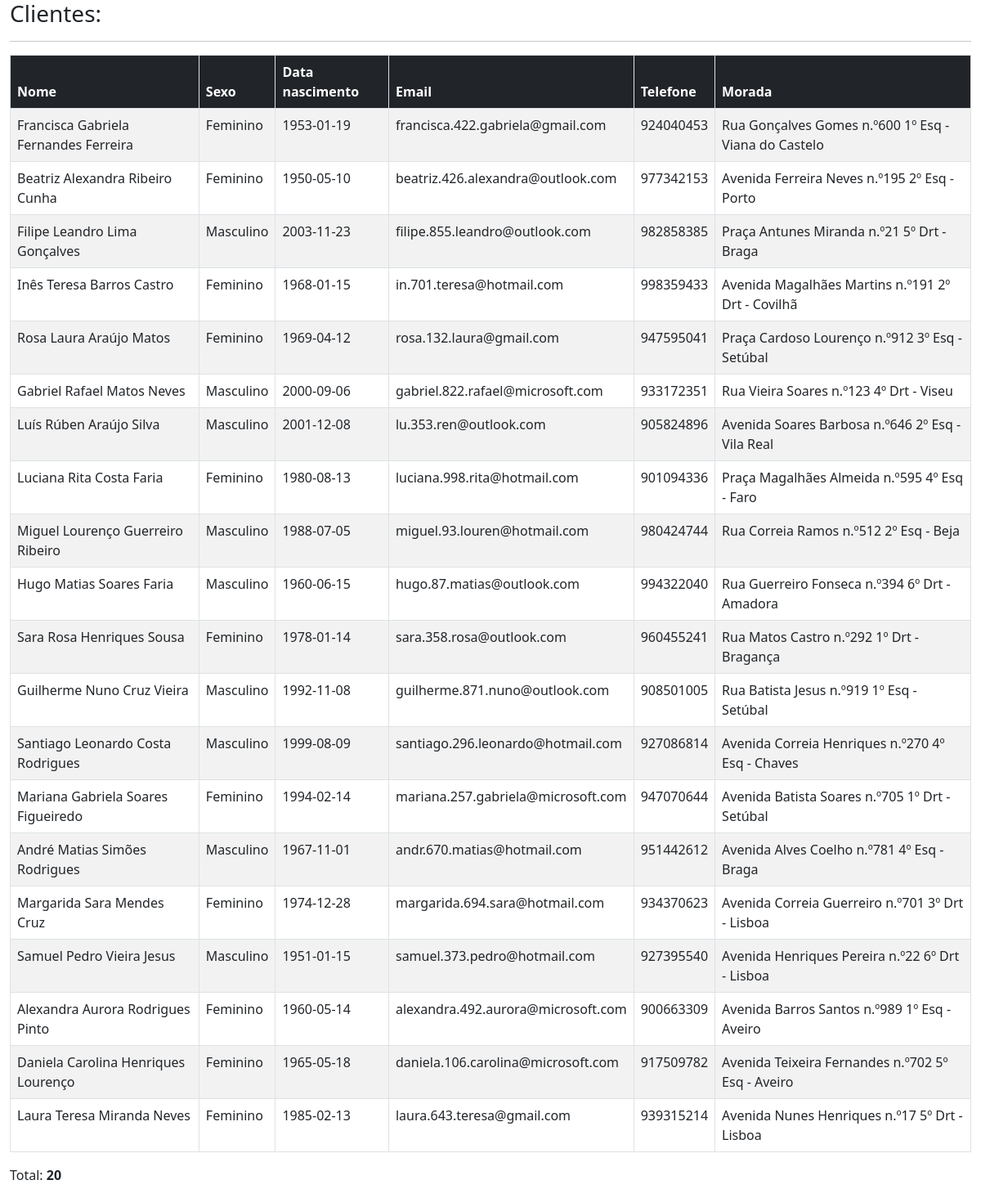
Screenshot of /aula_008/index_1.php with the database file from the repository.
### tables this page shows
CREATE TABLE IF NOT EXISTS `clientes` (
  `id` int(10) unsigned NOT NULL AUTO_INCREMENT,
  `nome` varchar(100) DEFAULT NULL,
  `sexo` varchar(1) DEFAULT NULL,
  `data_nascimento` datetime DEFAULT NULL,
  `email` varchar(50) DEFAULT NULL,
  `telefone` varchar(10) DEFAULT NULL,
  `morada` varchar(50) DEFAULT NULL,
  `cidade` varchar(50) DEFAULT NULL,
  `cliente_ativo` tinyint(3) unsigned DEFAULT NULL,
  PRIMARY KEY (`id`)
);

### aula_008/index_1.php (the view, shortened to what this page needs)
<?php
    $database = 'udemy_loja_online';
    $username = 'user_loja_web';
    $password = 'c2hifo8akeka5iriKOT4X2N2NIG3jE';
    $ligacao = new PDO("mysql:host=localhost;dbname=$database;charset=utf8", $username, $password);
    $resultados = $ligacao->query("SELECT * FROM clientes LIMIT 20")->fetchAll(PDO::FETCH_OBJ);
?>
<!DOCTYPE html>
<html lang="en">
<head>
    <link rel="stylesheet" href="bootstrap.min.css">
</head>
<body>
    <div class="container-fluid">
        <div class="row">
            <div class="col">
                <h3>Clientes:</h3>
                <hr>
                <table class="table table-bordered table-striped">
                    <thead class="bg-dark text-white">
                        <tr>
                            <th>Nome</th>
                            <th>Sexo</th>
                            <th>Data nascimento</th>
                            <th>Email</th>
                            <th>Telefone</th>
                            <th>Morada</th>
                        </tr>
                    </thead>
                    <tbody>
                        <?php foreach($resultados as $cliente): ?>
                            <tr>
                                <td><?= $cliente->nome ?></td>
                                <td><?= $cliente->sexo == 'm' ? 'Masculino' : 'Feminino' ?></td>
                                <td><?= substr($cliente->data_nascimento, 0, 10) ?></td>
                                <td><?= $cliente->email ?></td>
                                <td><?= $cliente->telefone ?></td>
                                <td><?= $cliente->morada . ' - ' . $cliente->cidade ?></td>
                            </tr>
                        <?php endforeach; ?>
                    </tbody>
                </table>
                <p class="mt-3">Total: <strong><?= count($resultados) ?></strong></p>
            </div>
        </div>
    </div>
</body>
</html>

### rows the page displays
clientes: nome "Francisca Gabriela Fernandes Ferreira", sexo "Feminino", data_nascimento "1953-01-19", email "francisca.422.gabriela@gmail.com", telefone "924040453", morada "Rua Gonçalves Gomes n.º600 1º Esq", cidade "Viana do Castelo"
clientes: nome "Beatriz Alexandra Ribeiro Cunha", sexo "Feminino", data_nascimento "1950-05-10", email "beatriz.426.alexandra@outlook.com", telefone "977342153", morada "Avenida Ferreira Neves n.º195 2º Esq", cidade "Porto"
clientes: nome "Filipe Leandro Lima Gonçalves", sexo "Masculino", data_nascimento "2003-11-23", email "filipe.855.leandro@outlook.com", telefone "982858385", morada "Praça Antunes Miranda n.º21 5º Drt", cidade "Braga"
clientes: nome "Inês Teresa Barros Castro", sexo "Feminino", data_nascimento "1968-01-15", email "in.701.teresa@hotmail.com", telefone "998359433", morada "Avenida Magalhães Martins n.º191 2º Drt", cidade "Covilhã"
clientes: nome "Rosa Laura Araújo Matos", sexo "Feminino", data_nascimento "1969-04-12", email "rosa.132.laura@gmail.com", telefone "947595041", morada "Praça Cardoso Lourenço n.º912 3º Esq", cidade "Setúbal"
clientes: nome "Gabriel Rafael Matos Neves", sexo "Masculino", data_nascimento "2000-09-06", email "gabriel.822.rafael@microsoft.com", telefone "933172351", morada "Rua Vieira Soares n.º123 4º Drt", cidade "Viseu"
clientes: nome "Luís Rúben Araújo Silva", sexo "Masculino", data_nascimento "2001-12-08", email "lu.353.ren@outlook.com", telefone "905824896", morada "Avenida Soares Barbosa n.º646 2º Esq", cidade "Vila Real"
clientes: nome "Luciana Rita Costa Faria", sexo "Feminino", data_nascimento "1980-08-13", email "luciana.998.rita@hotmail.com", telefone "901094336", morada "Praça Magalhães Almeida n.º595 4º Esq", cidade "Faro"
clientes: nome "Miguel Lourenço Guerreiro Ribeiro", sexo "Masculino", data_nascimento "1988-07-05", email "miguel.93.louren@hotmail.com", telefone "980424744", morada "Rua Correia Ramos n.º512 2º Esq", cidade "Beja"
clientes: nome "Hugo Matias Soares Faria", sexo "Masculino", data_nascimento "1960-06-15", email "hugo.87.matias@outlook.com", telefone "994322040", morada "Rua Guerreiro Fonseca n.º394 6º Drt", cidade "Amadora"
clientes: nome "Sara Rosa Henriques Sousa", sexo "Feminino", data_nascimento "1978-01-14", email "sara.358.rosa@outlook.com", telefone "960455241", morada "Rua Matos Castro n.º292 1º Drt", cidade "Bragança"
clientes: nome "Guilherme Nuno Cruz Vieira", sexo "Masculino", data_nascimento "1992-11-08", email "guilherme.871.nuno@outlook.com", telefone "908501005", morada "Rua Batista Jesus n.º919 1º Esq", cidade "Setúbal"
clientes: nome "Santiago Leonardo Costa Rodrigues", sexo "Masculino", data_nascimento "1999-08-09", email "santiago.296.leonardo@hotmail.com", telefone "927086814", morada "Avenida Correia Henriques n.º270 4º Esq", cidade "Chaves"
clientes: nome "Mariana Gabriela Soares Figueiredo", sexo "Feminino", data_nascimento "1994-02-14", email "mariana.257.gabriela@microsoft.com", telefone "947070644", morada "Avenida Batista Soares n.º705 1º Drt", cidade "Setúbal"
clientes: nome "André Matias Simões Rodrigues", sexo "Masculino", data_nascimento "1967-11-01", email "andr.670.matias@hotmail.com", telefone "951442612", morada "Avenida Alves Coelho n.º781 4º Esq", cidade "Braga"
clientes: nome "Margarida Sara Mendes Cruz", sexo "Feminino", data_nascimento "1974-12-28", email "margarida.694.sara@hotmail.com", telefone "934370623", morada "Avenida Correia Guerreiro n.º701 3º Drt", cidade "Lisboa"
clientes: nome "Samuel Pedro Vieira Jesus", sexo "Masculino", data_nascimento "1951-01-15", email "samuel.373.pedro@hotmail.com", telefone "927395540", morada "Avenida Henriques Pereira n.º22 6º Drt", cidade "Lisboa"
clientes: nome "Alexandra Aurora Rodrigues Pinto", sexo "Feminino", data_nascimento "1960-05-14", email "alexandra.492.aurora@microsoft.com", telefone "900663309", morada "Avenida Barros Santos n.º989 1º Esq", cidade "Aveiro"
clientes: nome "Daniela Carolina Henriques Lourenço", sexo "Feminino", data_nascimento "1965-05-18", email "daniela.106.carolina@microsoft.com", telefone "917509782", morada "Avenida Teixeira Fernandes n.º702 5º Esq", cidade "Aveiro"
clientes: nome "Laura Teresa Miranda Neves", sexo "Feminino", data_nascimento "1985-02-13", email "laura.643.teresa@gmail.com", telefone "939315214", morada "Avenida Nunes Henriques n.º17 5º Drt", cidade "Lisboa"

### other values shown
count($resultados) "20"
